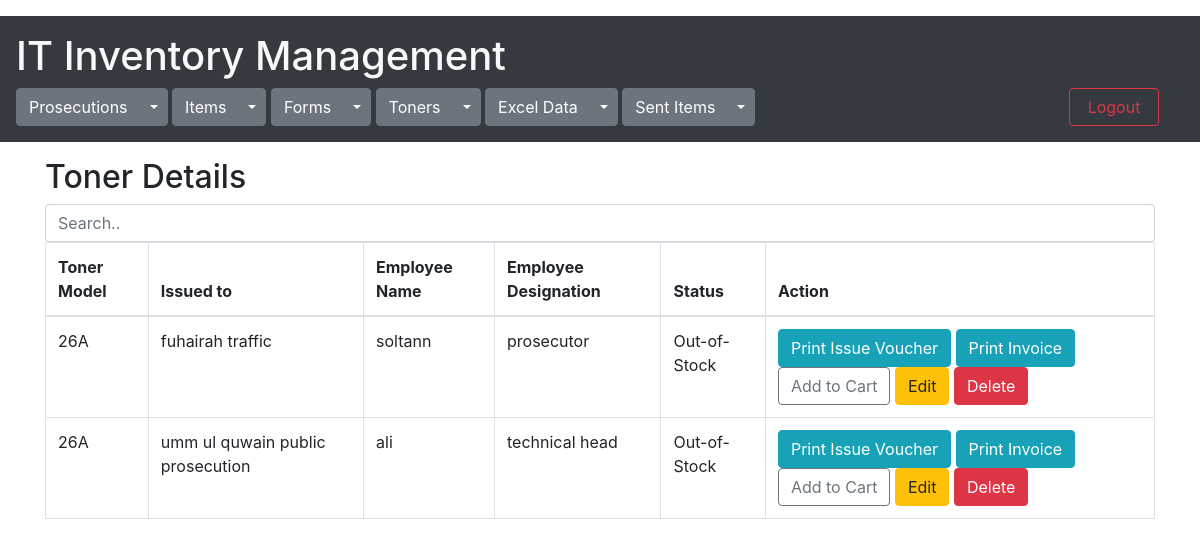
/toners/view_tonerdetails/31 (signed in), run on the app's committed database.
### toners/models.py (models this page shows)
class TonerDetails(models.Model):
    STATUS = [
        ('In-Stock', 'In-Stock'),
        ('Out-of-Stock', 'Out-of-Stock'),
    ]
    toner_model = models.ForeignKey(Toners,on_delete=models.CASCADE)
    status = models.CharField(max_length=30,default='In-Stock',choices=STATUS)
    issued_to = models.ForeignKey(Prosecutions, on_delete=models.CASCADE)
    employee_name = models.CharField(max_length=30,null=True)
    employee_designation = models.CharField(max_length=30,null=True)
    created=models.DateTimeField(default=datetime.now())

class Toners(models.Model):
    toner_model = models.CharField(max_length=10,null=True)
    toner_printer = models.ForeignKey(Items,on_delete=models.CASCADE)
    total_qty = models.PositiveIntegerField(default=0,null=True)
    remaining_qty = models.PositiveIntegerField(default=0,null=True)
    created=models.DateTimeField(default=datetime.now())
    objects = models.Manager()

### prosecutions/models.py (models this page shows)
class Prosecutions(models.Model):
    name = models.CharField(max_length=255)
    location = models.CharField(max_length=30,default="none")
    created = models.DateTimeField(default=datetime.now())

### toners/views.py (the view)
# urls.py: path('view_tonerdetails/<int:id>', views.view_tonerdetails, name='view_tonerdetails'),
@cache_control(no_cache=True, must_revalidate=True,no_store=True)
@login_required(login_url="login")
def view_tonerdetails(request, id):
    tonerdetails = TonerDetails.objects.filter(toner_model=id)
    return render(request, 'view_tonerdetails.html', {"tonerdetails": tonerdetails})

### toners/templates/view_tonerdetails.html (shortened to what this page needs)
{% extends 'mainpage.html' %}
{% block content %}
<div class="container">
  <h2>Toner Details</h2>
  <input class="form-control" id="myInput" type="text" placeholder="Search..">
  <div class="table-responsive">
      <table class="table table-bordered">
          <thead>
          <tr>
              <th>Toner Model</th>
              <th>Issued to</th>
              <th>Employee Name</th>
              <th>Employee Designation</th>
              <th>Status</th>
              <th>Action</th>
          </tr>
          </thead>
          <tbody id="myTable">
          {% for detail in tonerdetails %}
          <tr>
              <td>{{detail.toner_model.toner_model}}</td>
              <td>{{detail.issued_to.name}}</td>
              <td>{{detail.employee_name}}</td>
              <td>{{detail.employee_designation}}</td>
              <td>{{detail.status}}</td>
              <td><a href="{% url 'print_toner_issue_vouchers' detail.id %}" target="_blank" rel="noopener noreferrer" class="btn btn-info">Print Issue Voucher</a>
                  <a href="{% url 'print_toner_sent_invoice' detail.id %}" target="_blank" rel="noopener noreferrer" class="btn btn-info">Print Invoice</a>
                  <a onclick="getCartData('{{detail.id}}', 'add')" data-detail="{{detail.id}}" data-action="add" class="btn btn-outline-secondary addtocart">Add to Cart</a>
                  <a href="{% url 'edit_tonerdetails_form' detail.id %}" class="btn btn-warning">Edit</a>
                  <a data-toggle="modal" data-target="#delete-modal{{ toner.pk }}" class="btn btn-danger">Delete</a></td>
          </tr>
          {% endfor %}
          </tbody>
      </table>
    </div>
</div>
{% endblock %}

### data on the page
TonerDetails: toner_model.toner_model "26A", issued_to.name "fuhairah traffic", employee_name "soltann", employee_designation "prosecutor", status "Out-of-Stock"
TonerDetails: toner_model.toner_model "26A", issued_to.name "umm ul quwain public prosecution", employee_name "ali", employee_designation "technical head", status "Out-of-Stock"
